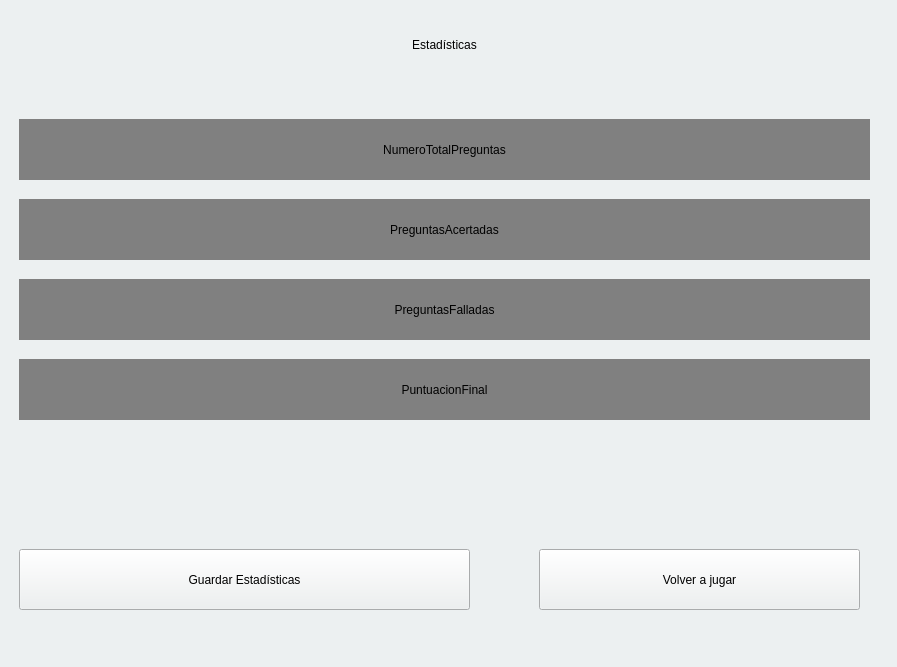
<?xml version="1.0" encoding="UTF-8"?>
<ui version="4.0">
 <class>Ventana</class>
 <widget class="QMainWindow" name="Ventana">
  <property name="geometry">
   <rect>
    <x>0</x>
    <y>0</y>
    <width>897</width>
    <height>667</height>
   </rect>
  </property>
  <property name="windowTitle">
   <string>Clickthon</string>
  </property>
  <property name="styleSheet">
   <string notr="true">QWidget { background-color: #ECF0F1; }</string>
  </property>
  <widget class="QWidget" name="centralwidget">
   <layout class="QGridLayout" name="gridLayout">
    <item row="0" column="0">
     <widget class="QStackedWidget" name="pantallas">
      <property name="currentIndex">
       <number>4</number>
      </property>
      <widget class="QWidget" name="pantallaInicio">
       <property name="font">
        <font>
         <italic>false</italic>
        </font>
       </property>
       <property name="layoutDirection">
        <enum>Qt::LayoutDirection::LeftToRight</enum>
       </property>
       <layout class="QVBoxLayout" name="verticalLayout_2" stretch="0,0,0,0">
        <item>
         <widget class="QLabel" name="label">
          <property name="enabled">
           <bool>true</bool>
          </property>
          <property name="font">
           <font>
            <family>Lucida Fax</family>
            <pointsize>72</pointsize>
            <italic>false</italic>
            <bold>true</bold>
            <strikeout>false</strikeout>
            <kerning>true</kerning>
           </font>
          </property>
          <property name="mouseTracking">
           <bool>false</bool>
          </property>
          <property name="text">
           <string>TRIVIAL</string>
          </property>
          <property name="alignment">
           <set>Qt::AlignmentFlag::AlignCenter</set>
          </property>
         </widget>
        </item>
        <item>
         <spacer name="verticalSpacer">
          <property name="orientation">
           <enum>Qt::Orientation::Vertical</enum>
          </property>
          <property name="sizeType">
           <enum>QSizePolicy::Policy::Fixed</enum>
          </property>
          <property name="sizeHint" stdset="0">
           <size>
            <width>20</width>
            <height>30</height>
           </size>
          </property>
         </spacer>
        </item>
        <item>
         <widget class="QPushButton" name="BotonJugar">
          <property name="minimumSize">
           <size>
            <width>250</width>
            <height>60</height>
           </size>
          </property>
          <property name="focusPolicy">
           <enum>Qt::FocusPolicy::TabFocus</enum>
          </property>
          <property name="styleSheet">
           <string notr="true">font: 20pt &quot;Sylfaen&quot;; background-color: #2980B9; color: white; border-radius: 10px;</string>
          </property>
          <property name="text">
           <string>Jugar</string>
          </property>
         </widget>
        </item>
        <item>
         <spacer name="verticalSpacer_2">
          <property name="orientation">
           <enum>Qt::Orientation::Vertical</enum>
          </property>
          <property name="sizeType">
           <enum>QSizePolicy::Policy::Fixed</enum>
          </property>
          <property name="sizeHint" stdset="0">
           <size>
            <width>20</width>
            <height>30</height>
           </size>
          </property>
         </spacer>
        </item>
       </layout>
      </widget>
      <widget class="QWidget" name="pantallaSeleccionModo">
       <layout class="QVBoxLayout" name="verticalLayout_3">
        <item>
         <widget class="QLabel" name="desplegableTemas">
          <property name="minimumSize">
           <size>
            <width>0</width>
            <height>100</height>
           </size>
          </property>
          <property name="font">
           <font>
            <family>Yu Gothic</family>
            <pointsize>48</pointsize>
            <bold>true</bold>
           </font>
          </property>
          <property name="text">
           <string>MODOS</string>
          </property>
          <property name="alignment">
           <set>Qt::AlignmentFlag::AlignCenter</set>
          </property>
         </widget>
        </item>
        <item>
         <widget class="QPushButton" name="botonKahoot">
          <property name="minimumSize">
           <size>
            <width>0</width>
            <height>100</height>
           </size>
          </property>
          <property name="styleSheet">
           <string notr="true">QPushButton { background-color: #46178F; color: white; font-weight: bold; font-size: 18px; border-radius: 10px; border-bottom: 4px solid #331168; } QPushButton:hover { background-color: #551ca9; } QPushButton:pressed { border-bottom: 0px; margin-top: 4px; }</string>
          </property>
          <property name="text">
           <string>Kahoot</string>
          </property>
         </widget>
        </item>
        <item>
         <widget class="QPushButton" name="botonExamen">
          <property name="minimumSize">
           <size>
            <width>0</width>
            <height>100</height>
           </size>
          </property>
          <property name="styleSheet">
           <string notr="true">QPushButton { background-color: qlineargradient(spread:pad, x1:0, y1:0.5, x2:1, y2:0.5, stop:0 #e74c3c, stop:0.499 #e74c3c, stop:0.5 #3498db, stop:1 #3498db); color: white; font-weight: bold; font-size: 18px; border-radius: 10px; border-bottom: 4px solid #2c3e50; padding: 10px; } QPushButton:hover { border-bottom: 4px solid #1a252f; } QPushButton:pressed { border-bottom: 0px; margin-top: 4px; }</string>
          </property>
          <property name="text">
           <string>Verdadero o Falso</string>
          </property>
         </widget>
        </item>
        <item>
         <widget class="QPushButton" name="BotonAcercarse">
          <property name="minimumSize">
           <size>
            <width>0</width>
            <height>100</height>
           </size>
          </property>
          <property name="styleSheet">
           <string notr="true">QPushButton { background-color: #46178F; color: white; font-weight: bold; font-size: 18px; border-radius: 10px; border-bottom: 4px solid #331168; } QPushButton:hover { background-color: #551ca9; } QPushButton:pressed { border-bottom: 0px; margin-top: 4px; }</string>
          </property>
          <property name="text">
           <string>Proximal</string>
          </property>
         </widget>
        </item>
        <item>
         <widget class="QComboBox" name="comboBox">
          <property name="styleSheet">
           <string notr="true">QComboBox QLineEdit { qproperty-alignment: 'AlignCenter'; background: transparent; border: none; }</string>
          </property>
          <property name="editable">
           <bool>true</bool>
          </property>
          <property name="currentText">
           <string>Deportes</string>
          </property>
          <item>
           <property name="text">
            <string>Deportes</string>
           </property>
          </item>
          <item>
           <property name="text">
            <string>Historia</string>
           </property>
          </item>
          <item>
           <property name="text">
            <string>Ciencia y naturaleza</string>
           </property>
          </item>
         </widget>
        </item>
       </layout>
      </widget>
      <widget class="QWidget" name="pantallaKahoot">
       <layout class="QVBoxLayout" name="verticalLayout">
        <item>
         <widget class="QLabel" name="numeroPregunta">
          <property name="font">
           <font>
            <family>Yu Gothic</family>
            <pointsize>20</pointsize>
            <bold>true</bold>
           </font>
          </property>
          <property name="text">
           <string>Pregunta N</string>
          </property>
          <property name="alignment">
           <set>Qt::AlignmentFlag::AlignCenter</set>
          </property>
         </widget>
        </item>
        <item>
         <widget class="QLabel" name="EnunciadoKahoot">
          <property name="minimumSize">
           <size>
            <width>0</width>
            <height>100</height>
           </size>
          </property>
          <property name="font">
           <font>
            <family>Yu Gothic</family>
            <pointsize>18</pointsize>
           </font>
          </property>
          <property name="text">
           <string>Enunciado</string>
          </property>
          <property name="alignment">
           <set>Qt::AlignmentFlag::AlignCenter</set>
          </property>
         </widget>
        </item>
        <item>
         <spacer name="verticalSpacer_3">
          <property name="orientation">
           <enum>Qt::Orientation::Vertical</enum>
          </property>
          <property name="sizeHint" stdset="0">
           <size>
            <width>20</width>
            <height>40</height>
           </size>
          </property>
         </spacer>
        </item>
        <item>
         <layout class="QGridLayout" name="gridLayout_2">
          <item row="8" column="1">
           <widget class="QPushButton" name="kahootB4">
            <property name="minimumSize">
             <size>
              <width>0</width>
              <height>150</height>
             </size>
            </property>
            <property name="font">
             <font>
              <family>Yu Gothic</family>
              <pointsize>18</pointsize>
              <bold>true</bold>
             </font>
            </property>
            <property name="styleSheet">
             <string notr="true">background-color: #26890C; color: white;</string>
            </property>
            <property name="text">
             <string>Texto4</string>
            </property>
           </widget>
          </item>
          <item row="8" column="0">
           <widget class="QPushButton" name="kahootB3">
            <property name="minimumSize">
             <size>
              <width>0</width>
              <height>150</height>
             </size>
            </property>
            <property name="font">
             <font>
              <family>Yu Gothic</family>
              <pointsize>18</pointsize>
              <bold>true</bold>
             </font>
            </property>
            <property name="styleSheet">
             <string notr="true">background-color: #D89E00; color: white;</string>
            </property>
            <property name="text">
             <string>texto3</string>
            </property>
           </widget>
          </item>
          <item row="7" column="1">
           <widget class="QPushButton" name="kahootB2">
            <property name="minimumSize">
             <size>
              <width>0</width>
              <height>150</height>
             </size>
            </property>
            <property name="font">
             <font>
              <family>Yu Gothic</family>
              <pointsize>18</pointsize>
              <bold>true</bold>
             </font>
            </property>
            <property name="styleSheet">
             <string notr="true">background-color: #1368CE; color: white;</string>
            </property>
            <property name="text">
             <string>Texto2</string>
            </property>
           </widget>
          </item>
          <item row="7" column="0">
           <widget class="QPushButton" name="kahootB1">
            <property name="minimumSize">
             <size>
              <width>0</width>
              <height>150</height>
             </size>
            </property>
            <property name="font">
             <font>
              <family>Yu Gothic</family>
              <pointsize>18</pointsize>
              <bold>true</bold>
             </font>
            </property>
            <property name="styleSheet">
             <string notr="true">background-color: #E21B3C; color: white;</string>
            </property>
            <property name="text">
             <string>Texto1</string>
            </property>
           </widget>
          </item>
         </layout>
        </item>
       </layout>
      </widget>
      <widget class="QWidget" name="pantallaProximal">
       <layout class="QVBoxLayout" name="verticalLayout_4">
        <item>
         <widget class="QLabel" name="EnunciadoProximal">
          <property name="minimumSize">
           <size>
            <width>0</width>
            <height>150</height>
           </size>
          </property>
          <property name="font">
           <font>
            <family>Yu Gothic</family>
            <pointsize>22</pointsize>
            <bold>true</bold>
           </font>
          </property>
          <property name="text">
           <string>Enunciado Proximal</string>
          </property>
          <property name="alignment">
           <set>Qt::AlignmentFlag::AlignCenter</set>
          </property>
          <property name="wordWrap">
           <bool>true</bool>
          </property>
         </widget>
        </item>
        <item>
         <spacer name="verticalSpacer_4">
          <property name="orientation">
           <enum>Qt::Orientation::Vertical</enum>
          </property>
          <property name="sizeType">
           <enum>QSizePolicy::Policy::Expanding</enum>
          </property>
          <property name="sizeHint" stdset="0">
           <size>
            <width>0</width>
            <height>0</height>
           </size>
          </property>
         </spacer>
        </item>
        <item>
         <widget class="QSlider" name="sliderProximal">
          <property name="minimumSize">
           <size>
            <width>0</width>
            <height>50</height>
           </size>
          </property>
          <property name="orientation">
           <enum>Qt::Orientation::Horizontal</enum>
          </property>
          <property name="tickPosition">
           <enum>QSlider::TickPosition::TicksBelow</enum>
          </property>
          <property name="tickInterval">
           <number>10</number>
          </property>
         </widget>
        </item>
        <item>
         <widget class="QLabel" name="valorSlider">
          <property name="minimumSize">
           <size>
            <width>0</width>
            <height>80</height>
           </size>
          </property>
          <property name="font">
           <font>
            <family>Yu Gothic</family>
            <pointsize>18</pointsize>
           </font>
          </property>
          <property name="text">
           <string>Año seleccionado:</string>
          </property>
          <property name="alignment">
           <set>Qt::AlignmentFlag::AlignCenter</set>
          </property>
         </widget>
        </item>
        <item>
         <spacer name="verticalSpacer_5">
          <property name="orientation">
           <enum>Qt::Orientation::Vertical</enum>
          </property>
          <property name="sizeType">
           <enum>QSizePolicy::Policy::Expanding</enum>
          </property>
          <property name="sizeHint" stdset="0">
           <size>
            <width>0</width>
            <height>0</height>
           </size>
          </property>
         </spacer>
        </item>
        <item>
         <widget class="QPushButton" name="botonResponderProximal">
          <property name="minimumSize">
           <size>
            <width>0</width>
            <height>80</height>
           </size>
          </property>
          <property name="font">
           <font>
            <family>Yu Gothic</family>
            <pointsize>18</pointsize>
            <bold>true</bold>
           </font>
          </property>
          <property name="text">
           <string>Responder</string>
          </property>
         </widget>
        </item>
       </layout>
      </widget>
      <widget class="QWidget" name="page">
       <widget class="QLabel" name="TituloEstadisticas">
        <property name="geometry">
         <rect>
          <x>10</x>
          <y>0</y>
          <width>851</width>
          <height>71</height>
         </rect>
        </property>
        <property name="styleSheet">
         <string notr="true">
font: 600 12pt &quot;URW Gothic [urw]&quot;;
</string>
        </property>
        <property name="text">
         <string>Estadísticas</string>
        </property>
        <property name="alignment">
         <set>Qt::AlignmentFlag::AlignCenter</set>
        </property>
       </widget>
       <widget class="QLabel" name="NumeroTotalPreguntas">
        <property name="geometry">
         <rect>
          <x>10</x>
          <y>110</y>
          <width>851</width>
          <height>61</height>
         </rect>
        </property>
        <property name="styleSheet">
         <string notr="true">background-color: gray;</string>
        </property>
        <property name="text">
         <string>NumeroTotalPreguntas</string>
        </property>
        <property name="alignment">
         <set>Qt::AlignmentFlag::AlignCenter</set>
        </property>
       </widget>
       <widget class="QPushButton" name="pushButton">
        <property name="geometry">
         <rect>
          <x>10</x>
          <y>540</y>
          <width>451</width>
          <height>61</height>
         </rect>
        </property>
        <property name="text">
         <string>Guardar Estadísticas</string>
        </property>
       </widget>
       <widget class="QPushButton" name="pushButton_2">
        <property name="geometry">
         <rect>
          <x>530</x>
          <y>540</y>
          <width>321</width>
          <height>61</height>
         </rect>
        </property>
        <property name="text">
         <string>Volver a jugar</string>
        </property>
       </widget>
       <widget class="QLabel" name="PreguntasAcertadas">
        <property name="geometry">
         <rect>
          <x>10</x>
          <y>190</y>
          <width>851</width>
          <height>61</height>
         </rect>
        </property>
        <property name="styleSheet">
         <string notr="true">background-color: gray;</string>
        </property>
        <property name="text">
         <string>PreguntasAcertadas</string>
        </property>
        <property name="alignment">
         <set>Qt::AlignmentFlag::AlignCenter</set>
        </property>
       </widget>
       <widget class="QLabel" name="PreguntasFalladas">
        <property name="geometry">
         <rect>
          <x>10</x>
          <y>270</y>
          <width>851</width>
          <height>61</height>
         </rect>
        </property>
        <property name="styleSheet">
         <string notr="true">background-color: gray;</string>
        </property>
        <property name="text">
         <string>PreguntasFalladas</string>
        </property>
        <property name="alignment">
         <set>Qt::AlignmentFlag::AlignCenter</set>
        </property>
       </widget>
       <widget class="QLabel" name="PuntuacionFinal">
        <property name="geometry">
         <rect>
          <x>10</x>
          <y>350</y>
          <width>851</width>
          <height>61</height>
         </rect>
        </property>
        <property name="styleSheet">
         <string notr="true">background-color: gray;</string>
        </property>
        <property name="text">
         <string>PuntuacionFinal</string>
        </property>
        <property name="alignment">
         <set>Qt::AlignmentFlag::AlignCenter</set>
        </property>
       </widget>
      </widget>
     </widget>
    </item>
   </layout>
  </widget>
  <widget class="QMenuBar" name="menubar">
   <property name="geometry">
    <rect>
     <x>0</x>
     <y>0</y>
     <width>897</width>
     <height>22</height>
    </rect>
   </property>
  </widget>
  <widget class="QStatusBar" name="statusbar"/>
 </widget>
 <resources/>
 <connections/>
</ui>
